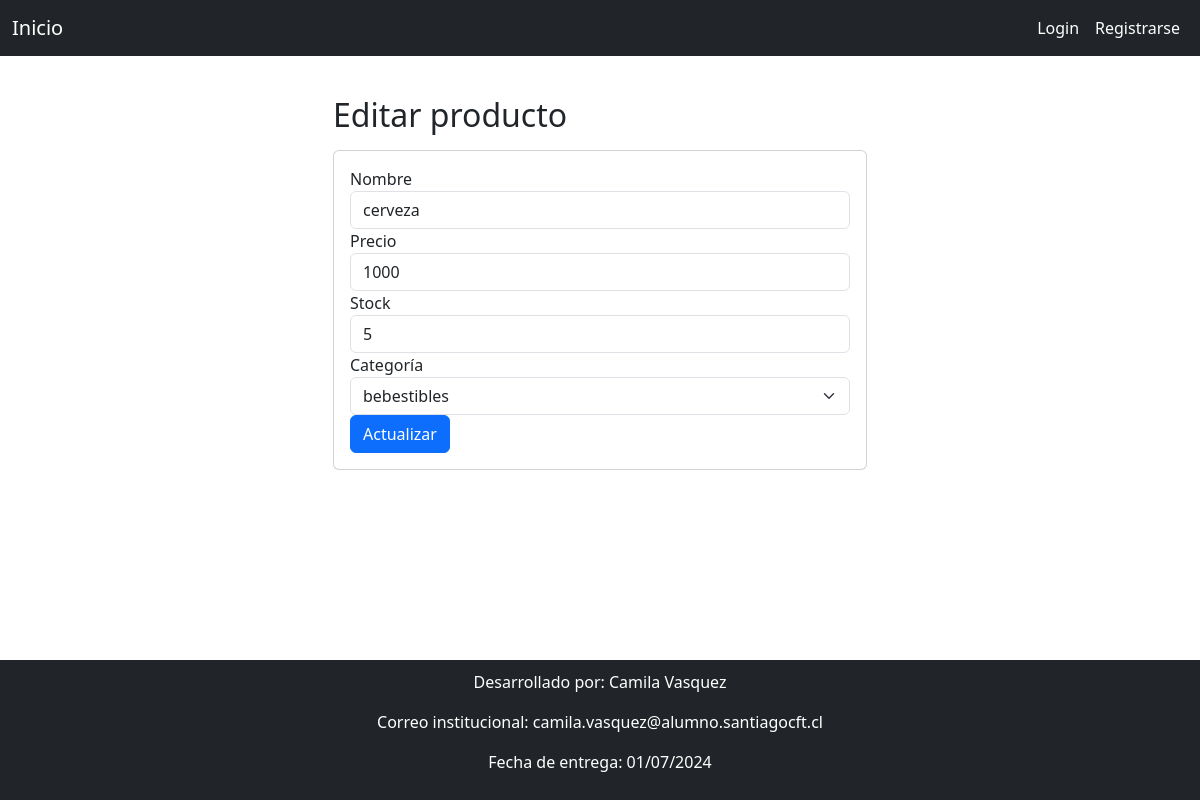
Screenshot of /producto/Editar_producto/32 with the database file from the repository.
### producto/models.py (models this page shows, shortened)
class Producto(models.Model):
    id_producto = models.AutoField(primary_key=True)  # Campo ID autoincremental
    nombre = models.CharField(max_length=20) # Campo nombre para almacenar el nombre del producto con una longitud máxima de 20 caracteres
    precio = models.IntegerField(default=0) # Campo precio para almacenar el precio del producto, con valor por defecto de 0
    stock = models.IntegerField(default=0)  # Campo stock para almacenar la cantidad de productos disponibles, con valor por defecto de 0
    creado_en = models.DateTimeField(auto_now_add=True)  # Campo creado_en que almacena la fecha y hora en la que se creó el producto, se establece automáticamente al crear el registro
    actualizado_en = models.DateTimeField(auto_now=True)  # Campo actualizado_en que almacena la fecha y hora en la que se actualizó el producto por última vez, se actualiza automáticamente al guardar el registro
    categoria = models.ForeignKey(Categoria,on_delete=models.CASCADE) # on_delete=models.CASCADE asegura que si se elimina una categoría, también se eliminarán sus productos asociados

### categoria/models.py (models this page shows, shortened)
class Categoria(models.Model):
    id_categoria = models.AutoField(primary_key=True) # Campo ID autoincremental
    nombre = models.CharField(max_length=20) # Campo nombre con longitud máxima de 20 caracteres
    descripcion = models.CharField(max_length=20)  # Campo descripción con longitud máxima de 20 caracteres

### producto/views.py (the view, shortened to what this page needs)
# urls.py: path('Editar_producto/<id_producto>', views.Editar_producto,name='Editar_producto'), # Ruta para la vista que edita un producto existente, pasando el ID del producto como parámetro
def Editar_producto(request, id_producto):
    producto = Producto.objects.get(id_producto=id_producto)
    categorias = Categoria.objects.all()
    return render(request, 'editar_producto.html', {'producto': producto, 'categorias': categorias})

### producto/templates/editar_producto.html (shortened to what this page needs)
{% extends 'base.html' %}
{% block content %}
<div class="container mt-3 mb-3">
    <div class="row justify-content-center">
        <div class="col-sm-8 col-md-8 col-lg-8 col-xl-6">
            <h2 class="mb-3">Editar producto</h2>
            <div class="card">
                <div class="card-body">
                    <form method="POST">
                        <div class="form-group">
                            <label for="nombre">Nombre</label>
                            <input type="text" class="form-control" id="nombre" name="nombre" value="{{ producto.nombre }}" placeholder="Ingresa Nombre" required>
                        </div>
                        <div class="form-group">
                            <label for="precio">Precio</label>
                            <input type="number" class="form-control" id="precio" name="precio" value="{{ producto.precio }}" placeholder="Ingresa precio">
                        </div>
                        <div class="form-group">
                            <label for="stock">Stock</label>
                            <input type="number" class="form-control" id="stock" name="stock" value="{{ producto.stock }}" placeholder="Ingresa stock">
                        </div>
                        <div class="form-group">
                            <label for="categoria">Categoría</label><br/>
                            <select class="form-select" id="categoria" name="categoria" required>
                                {% for categoria in categorias %}
                                    <option value="{{ categoria.id_categoria }}" {% if producto.categoria.id_categoria == categoria.id_categoria %} selected {% endif %}>{{ categoria.nombre }}</option>
                                {% endfor %}
                            </select>
                        </div>
                        <button type="submit" class="btn btn-primary">Actualizar</button>
                    </form>
                </div>
            </div>
        </div>
    </div>
</div>
{% endblock content %}

### templates/base.html (style rules this page uses)
body { display: flex; flex-direction: column; min-height: 100vh; }

### rows the page displays
Producto: nombre "cerveza", precio "1000", stock "5", categoria "bebestibles"
